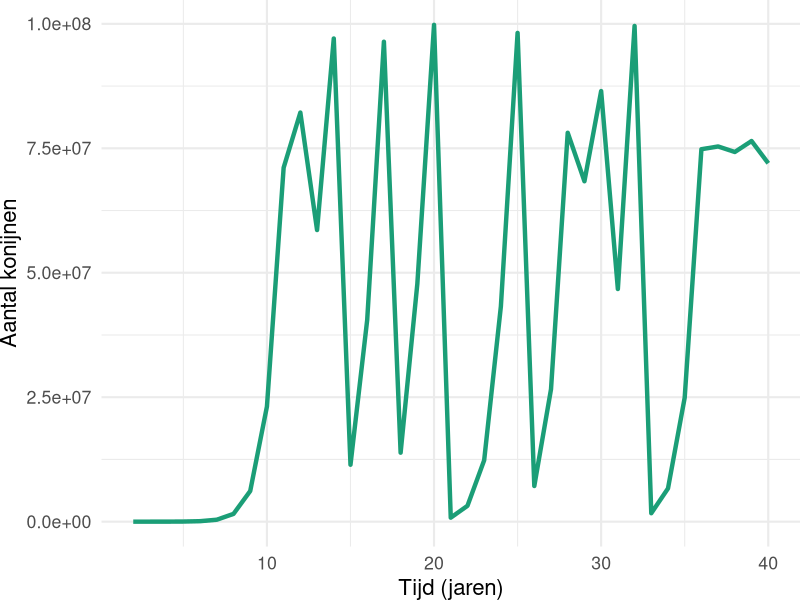
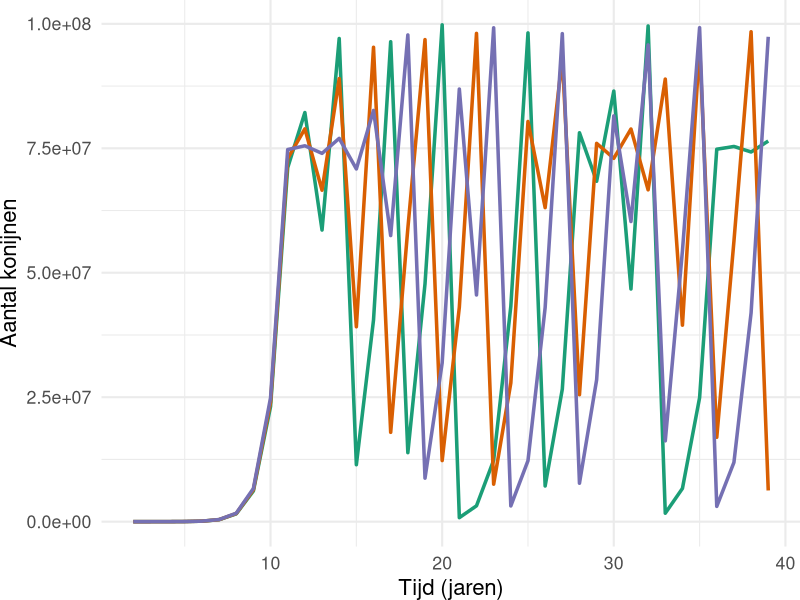
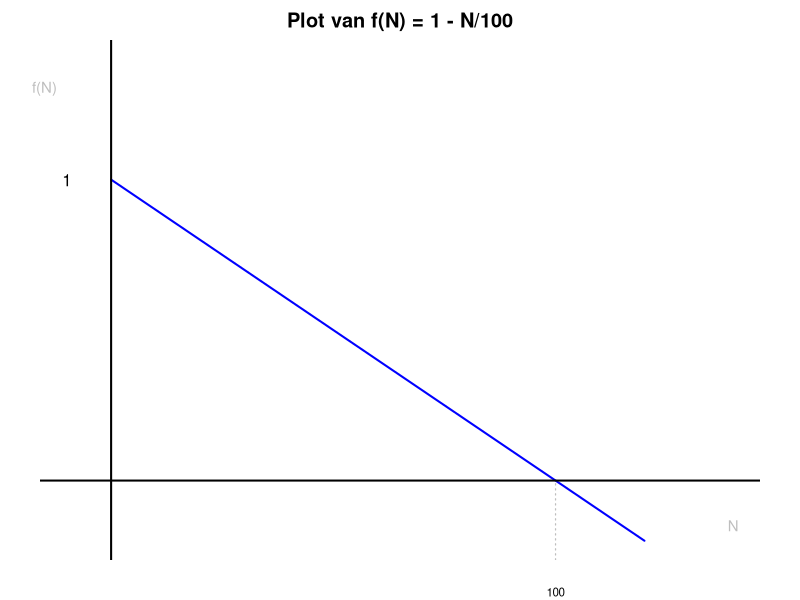

Write the R code that produced these figures, in order.
## ---- chunk 1
#| code-fold: true
#| warning: false
#| fig.width: 6
#| fig.height: 4
#| fig-cap: "Snel-groeiende konijnenpopulatie gemodelleerd met een differentievergelijking, beginnende met 24 konijnen (r=4, K=10e8)"
#| label: fig-chaos-1

library(ggplot2)
library(dplyr)
r = 4        # intrinsic growth rate
K = 10^8
init_R = 24    # start with 24

R_series <- data.frame()
for(r in c(r)){
  for(s in c(24:26)){ 
    R = s
    myR = R
    R_series <- rbind(R_series, data.frame(time=0, r=r, R=R,s=s,initR=myR))
    for(i in 1:50)
    {
      R <- r*R*(1-R/K)
      R_series <- rbind(R_series, data.frame(time=i,r=r,R=R,s=s,initR=myR))
    }
  }
}

R_series %>% filter(initR==24,time>1,time<=40,r==4) %>% 
  ggplot(aes(x=time,y=R,group=s,col=as.factor(initR))) + 
  geom_line(size=1.5) + 
  #facet_wrap(~r, scale="free_y",ncol=1) + 
  theme_bw() +
  scale_color_brewer(type="qual", palette = "Dark2", name="") +
  guides(color="none")+
  ylab("Aantal konijnen") +
  xlab("Tijd (jaren)") +
  theme_minimal(base_size=16)+
  theme(plot.margin = unit(c(0,0,0,0), "cm"))

## ---- chunk 2
#| code-fold: true
#| warning: false
#| fig.width: 6
#| fig.height: 4
#| fig-cap: "Dezelfde differentievergelijking beginnende met 24 (groen), 25 (rood), en 26 (paars) konijnen. (r=4, K=10e8)"
#| label: fig-chaos-2

R_series %>% filter(time>1,time <40,r==4) %>% 
  ggplot(aes(x=time,y=R,group=s,col=as.factor(initR))) + 
  geom_line(size=1.2) + 
  #facet_wrap(~r, scale="free_y",ncol=1) + 
  theme_bw() +
  guides(color="none")+
  scale_color_brewer(type="qual", palette = "Dark2", name="Begin aantal\nkonijnen") +
  guides(alpha="none") +
  ylab("Aantal konijnen") +
  xlab("Tijd (jaren)") +
  theme_minimal(base_size=16)+
  theme(plot.margin = unit(c(0,0,0,0), "cm"))

## ---- chunk 3
#| code-fold: true
#| fig-width: 4
#| fig-height: 4
#| out-width: 50%
#| fig-align: center

# Define the function
f <- function(N) {
  1 - N / 100
}

# Generate a sequence of N values
N_values <- seq(0, 120, by = 1)  # Extended range to visualize the function around 100

# Compute f(N)
f_values <- f(N_values)
par(mar=c(2,2,2,2))
# Plot the function
plot(
  N_values, f_values, type = "l", col = "blue", lwd = 2,
  xlab = "N", ylab = "f(N)", main = "Plot van f(N) = 1 - N/100",
  ylim = c(-0.2, 1.4), xlim = c(-10, 140), axes=F
)
abline(v=0,lwd=2)
abline(h=0,lwd=2)
# Add the vertical line below the x-axis
segments(
  x0 = 100, y0 = par("usr")[3],  # par("usr")[3] gives the lower limit of the y-axis
  x1 = 100, y1 = 0, col = "grey", lty = 3,lwd=1.2
)
# Annotate the points (100, 0) and (0, 1)
text(100, -0.37, labels = "100", col = "black", cex=0.7, xpd=T)
text(-10, 1, labels = "1", col = "black")
text(-15, 1.3, labels = "f(N)", col = "grey", cex=0.9, xpd=T)
text(140, -0.15, labels = "N", col = "grey", cex=0.9, xpd=T)
